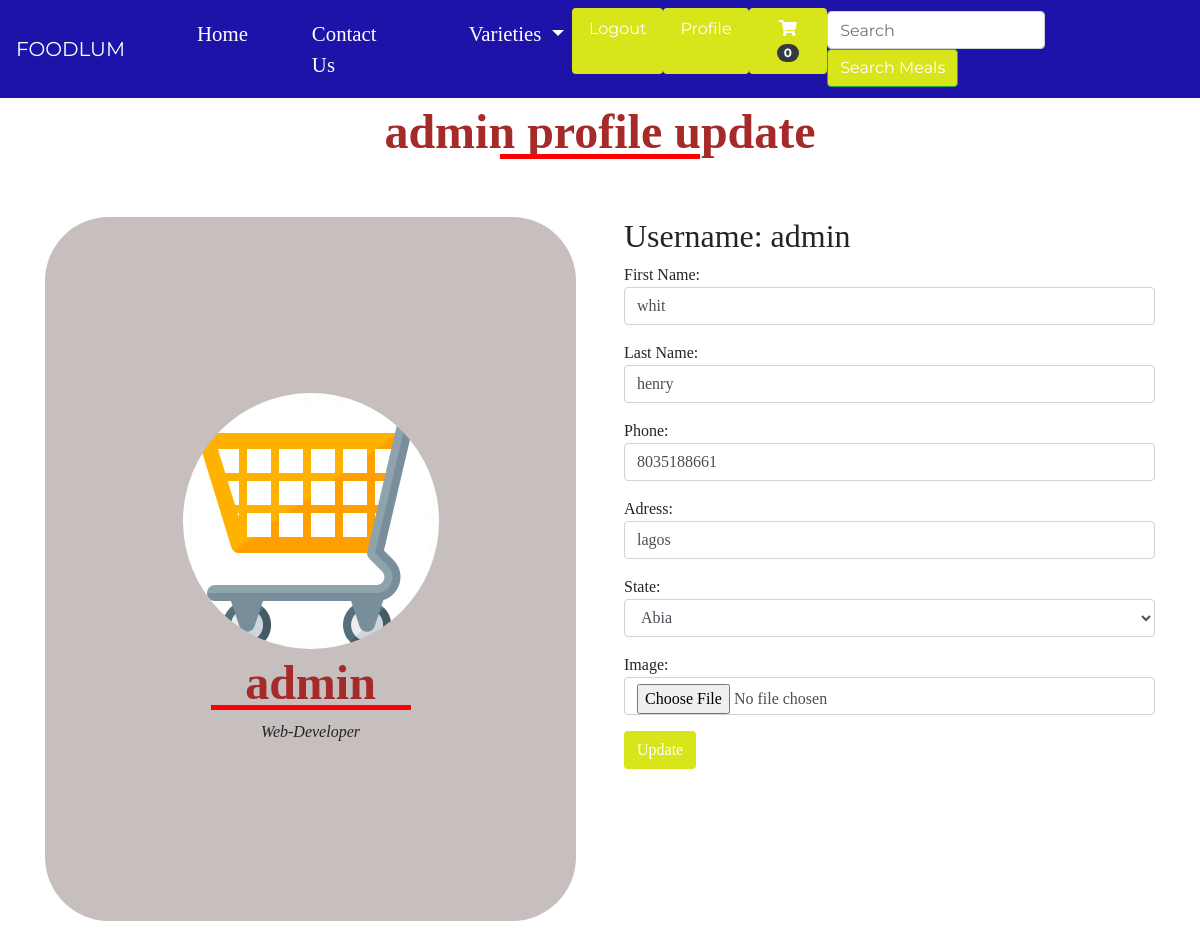
Page /profile_update (signed in) on the committed database.
### foodie/models.py (models this page shows, shortened)
class Profile(models.Model):
    user = models.OneToOneField(User, on_delete=models.CASCADE)
    first_name = models.CharField(max_length=50)
    last_name = models.CharField(max_length=50)
    phone = models.CharField(max_length=20,blank=True, null=True)
    address = models.CharField(max_length=100, blank=True, null=True)
    state = models.CharField(max_length=50, blank=True, null=True)
    image = models.ImageField(upload_to='profile', default='avatar.jpg', blank=True, null=True)
    cart_code = models.AutoField(primary_key=True, serialize=True)
    class Meta:
        db_table = 'profile'
        managed = True
        verbose_name = 'Profile'
        verbose_name_plural = 'Profiles'

### foodie/views.py (the view, shortened to what this page needs)
# urls.py: path('profile_update', views.profile_update, name='profile_update'),
@login_required(login_url='register')
def profile_update(request):
    load_profile = Profile.objects.get(user__username=request.user.username)
    form = ProfileForm(instance=request.user.profile)
    context = {
        'load_profile':load_profile,
        'form':form
    }
    return render(request, 'profile_update.html', context)

### foodie/forms.py
class ProfileForm(forms.ModelForm):
    class Meta:
        model = Profile
        fields = {'first_name', 'last_name', 'phone', 'address', 'state', 'image'}
        widgets = {
            'first_name':forms.TextInput(attrs={'class':'form-control', 'placeholder':'First Name'}),
            'last_name':forms.TextInput(attrs={'class':'form-control', 'placeholder':'Last Name'}),
            'phone':forms.TextInput(attrs={'class':'form-control', 'placeholder':'Phone'}),
            'address':forms.TextInput(attrs={'class':'form-control', 'placeholder':'Address'}),
            'state':forms.Select(attrs={'class':'form-control', 'placeholder':'State'}, choices=STATE),
            'image':forms.FileInput(attrs={'class':'form-control', 'placeholder':'Image'}),
        }

### foodie/context_processor.py (called while the page is built)
def dropdown(request):
    varieties = Variety.objects.all()
    context = {
        'varieties':varieties
    }
    return context

def cartread(request):
    cart = Shopcart.objects.filter(user__username= request.user.username,item_paid=False)
    cartcount = 0
    for item in cart:
        cartcount += item.quantity
    context ={
        'cartcount': cartcount
    }
    return context

### foodie/templatetags/sample_tags.py (called while the page is built)
@register.simple_tag
def intralink(link, section):
    return reverse(link) + '#' + section

### foodie/templates/profile_update.html (shortened to what this page needs)
{% extends "base.html" %}
{% block header %} {% include "header.html" %}{% endblock header %}
{% block content %}
    <h1>{{load_profile.user.username}} profile update</h1>
    <div class="container-fluid profilee pt-5">
        <div class="container profile">
            <div class="firstbox mb-5">
                <div class="text-center">
                    <img src="{{load_profile.image.url}}">
                    <h1>{{load_profile.user.username}}</h1>
                    <span><i>Web-Developer</i></span>
                </div>
            </div>
            <div class="secondbox">
                <div class="">
                    <form action="{% url 'profile_update' %}" method="POST" enctype="multipart/form-data">
                        <h2>Username: <span>{{load_profile.user.username}}</span></h2>
                        <p>First Name: <span>{{form.first_name}}</span></p>
                        <p>Last Name: <span>{{form.last_name}}</span></p>
                        <p>Phone: {{form.phone}}</p>
                        <p>Adress: {{form.address}}</p>
                        <p>State: {{form.state}}</p>
                        <p>Image: <span>{{form.image}}</span></p>
                        <button type="submit" class="btn mybtn">Update</button>
                    </form>
                </div>
            </div>
        </div>
    </div>
{% endblock content %}

### foodie/static/css/style.css (style rules this page uses)
* { margin: 0; padding: 0; box-sizing: border-box; }
body { overflow-x: hidden; font-family: 'Montserrat', sans-serif,'Roboto', sans-serif; }
h1 { text-align: center; font-family: Cambria, Cochin, Georgia, Times, 'Times New Roman', serif; font-size: 3rem; font-weight: 900; color: brown; }
h1::before { content: ''; background-color: red; height: 5px; width: 200px; margin-left: auto; margin-right: auto; display: block; transform: translateY(56px); }
.btn { background-color: #d8e51a; color: #fff; }
.profile img { width: 50%; border-radius: 100%; }
.firstbox { max-height: 200%; display: flex; justify-content: center; align-items: center; background-color:rgba(120, 99, 99, 0.415); border-radius: 4rem; }
.profile { display: grid; grid-template-columns: repeat(auto-fit,minmax(20rem,1fr)); gap: 3rem; }
.profilee { font-family: Cambria, Cochin, Georgia, Times, 'Times New Roman', serif; display: flex; justify-content: center; align-content: center; height: 100vh; }

### rows in the picture
Profile: user.username "admin", image (picture), first_name "whit", last_name "henry", phone "8035188661", address "lagos", state "Abia"
